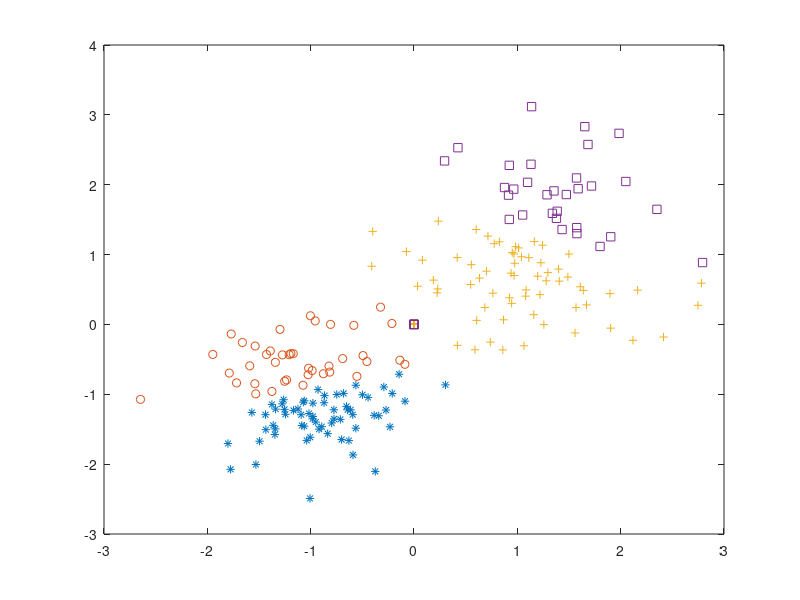

Source code (MATLAB):
rng default; % For reproducibility
m = [randn(100,2)*0.75+ones(100,2);
    randn(100,2)*0.5-ones(100,2)];
%inspired by https://www.mathworks.com/help/stats/kmeans.html


[R,C]=size(m);

k = 4;
c = zeros(k,2);
p = randperm(size(m,1));      % pick at random centroids
for i=1:k
    c(i,:)=m(p(i),:) ; 
end

y_p = zeros(R,1);        
temp=zeros(R,1);         
while 1
    %d=DistMatrix(m,c);       % calculate objcets-centroid distances
    for j=1:R
        dis = zeros(k,1);
        for i=1:k
            d = sqrt((m(j,:) -c(i,:))*(m(j,:)-c(i,:))');   %distance calculation
            dis(i) = d;
        end
        [r,I] = min(dis); 
        y_p(j) = I(1);
    end
    
    if y_p==temp
        break;                % if no new centroids , stop
    else
        temp=y_p;             
    end
    
    for i=1:k
        f=find(y_p==i);
        if f                  % find new centroids
            c(i,:)=mean(m(find(y_p==i),:),1);
        end
    end
end
y=[m,y_p];
count1 = 0 ;
count2 = 0 ;
count3 = 0;
count4 = 0;
x1 = zeros(29, 2); 
x2 = zeros(33, 2);
x3 = zeros(100, 2);
x4 = zeros(38, 2);
for i=1:length(y)
    if y(i,3) ==1
        count1 = count1+1;
        x1(count1,:)= y(i,1:2);
    elseif y(i,3) ==2
        count2 = count2 +1;
        x2(count2,:)= y(i,1:2);
    elseif y(i,3) ==4
        count4 = count4 +1;
        x4(count4,:)= y(i,1:2);
    else
        count3 = count3 +1;
        x3(count3,:)= y(i,1:2);
    end
    
end
count1
count2
count3
count4
plot(x1(:,1),x1(:,2),'*');
hold on;
plot(x2(:,1),x2(:,2),'o');
hold on;
plot(x3(:,1),x3(:,2),'+');
hold on;
plot(x4(:,1),x4(:,2),'s');
hold off;
